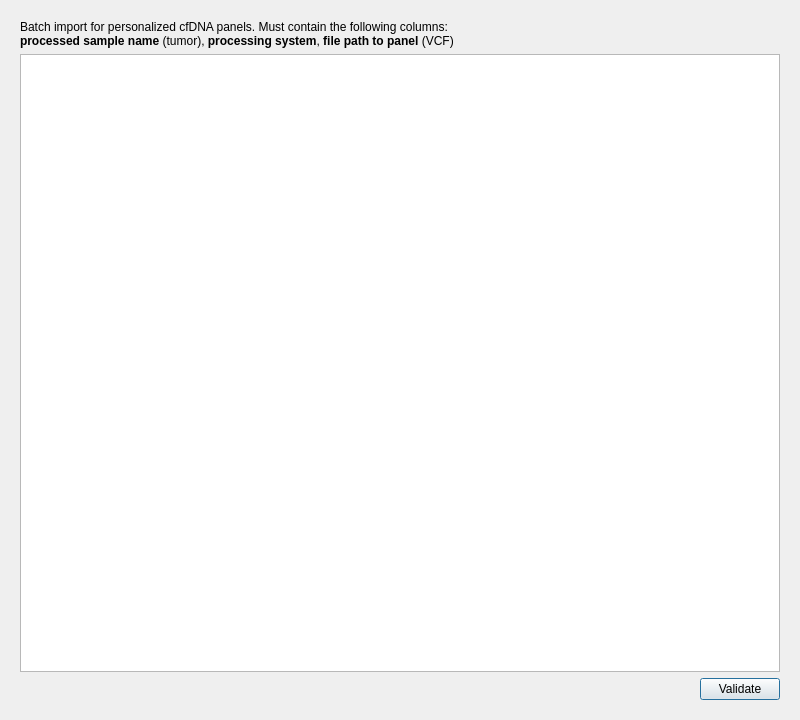
<?xml version="1.0" encoding="UTF-8"?>
<ui version="4.0">
 <class>CfDNAPanelBatchImport</class>
 <widget class="QDialog" name="CfDNAPanelBatchImport">
  <property name="geometry">
   <rect>
    <x>0</x>
    <y>0</y>
    <width>800</width>
    <height>720</height>
   </rect>
  </property>
  <property name="minimumSize">
   <size>
    <width>800</width>
    <height>720</height>
   </size>
  </property>
  <property name="windowTitle">
   <string>Batch import for cfDNA panels</string>
  </property>
  <layout class="QVBoxLayout" name="verticalLayout_2">
   <item>
    <widget class="QStackedWidget" name="sw_import_panels">
     <property name="currentIndex">
      <number>0</number>
     </property>
     <widget class="QWidget" name="w_import_raw_data">
      <layout class="QVBoxLayout" name="verticalLayout_5">
       <item>
        <widget class="QLabel" name="label">
         <property name="text">
          <string>&lt;html&gt;&lt;head/&gt;&lt;body&gt;&lt;p&gt;Batch import for personalized cfDNA panels. Must contain the following columns:&lt;br/&gt;&lt;span style=&quot; font-weight:600;&quot;&gt;processed sample name&lt;/span&gt; (tumor), &lt;span style=&quot; font-weight:600;&quot;&gt;processing system&lt;/span&gt;, &lt;span style=&quot; font-weight:600;&quot;&gt;file path to panel&lt;/span&gt; (VCF)&lt;/p&gt;&lt;/body&gt;&lt;/html&gt;</string>
         </property>
        </widget>
       </item>
       <item>
        <widget class="QTextEdit" name="te_tsv_input"/>
       </item>
       <item>
        <layout class="QHBoxLayout" name="horizontalLayout_2">
         <item>
          <spacer name="horizontalSpacer">
           <property name="orientation">
            <enum>Qt::Horizontal</enum>
           </property>
           <property name="sizeHint" stdset="0">
            <size>
             <width>40</width>
             <height>20</height>
            </size>
           </property>
          </spacer>
         </item>
         <item>
          <widget class="QPushButton" name="b_validate">
           <property name="text">
            <string>Validate</string>
           </property>
          </widget>
         </item>
        </layout>
       </item>
      </layout>
     </widget>
     <widget class="QWidget" name="w_validate">
      <layout class="QVBoxLayout" name="verticalLayout_6">
       <item>
        <widget class="QCheckBox" name="cb_add_sample_identifier">
         <property name="text">
          <string>Add sample identifier</string>
         </property>
         <property name="checked">
          <bool>true</bool>
         </property>
        </widget>
       </item>
       <item>
        <widget class="QCheckBox" name="cb_overwrite_existing">
         <property name="text">
          <string>Overwrite existing cfDNA panels with import</string>
         </property>
        </widget>
       </item>
       <item>
        <widget class="QTableWidget" name="tw_import_table"/>
       </item>
       <item>
        <widget class="QLabel" name="l_validation_result">
         <property name="text">
          <string/>
         </property>
        </widget>
       </item>
       <item>
        <layout class="QHBoxLayout" name="horizontalLayout">
         <item>
          <spacer name="horizontalSpacer_2">
           <property name="orientation">
            <enum>Qt::Horizontal</enum>
           </property>
           <property name="sizeHint" stdset="0">
            <size>
             <width>40</width>
             <height>20</height>
            </size>
           </property>
          </spacer>
         </item>
         <item>
          <widget class="QPushButton" name="b_back">
           <property name="text">
            <string>&lt;&lt; Back</string>
           </property>
          </widget>
         </item>
         <item>
          <widget class="QPushButton" name="b_import">
           <property name="enabled">
            <bool>false</bool>
           </property>
           <property name="text">
            <string>Import into NGSD</string>
           </property>
          </widget>
         </item>
        </layout>
       </item>
      </layout>
     </widget>
     <widget class="QWidget" name="w_ngsd_import">
      <layout class="QVBoxLayout" name="verticalLayout_7">
       <item>
        <widget class="QTextEdit" name="te_import_result">
         <property name="acceptDrops">
          <bool>false</bool>
         </property>
        </widget>
       </item>
       <item>
        <layout class="QHBoxLayout" name="horizontalLayout_3">
         <item>
          <spacer name="horizontalSpacer_3">
           <property name="orientation">
            <enum>Qt::Horizontal</enum>
           </property>
           <property name="sizeHint" stdset="0">
            <size>
             <width>40</width>
             <height>20</height>
            </size>
           </property>
          </spacer>
         </item>
         <item>
          <widget class="QPushButton" name="b_back2">
           <property name="text">
            <string>&lt;&lt; Back</string>
           </property>
          </widget>
         </item>
         <item>
          <widget class="QPushButton" name="b_close">
           <property name="text">
            <string>Close</string>
           </property>
          </widget>
         </item>
        </layout>
       </item>
      </layout>
     </widget>
    </widget>
   </item>
  </layout>
 </widget>
 <resources/>
 <connections/>
</ui>
